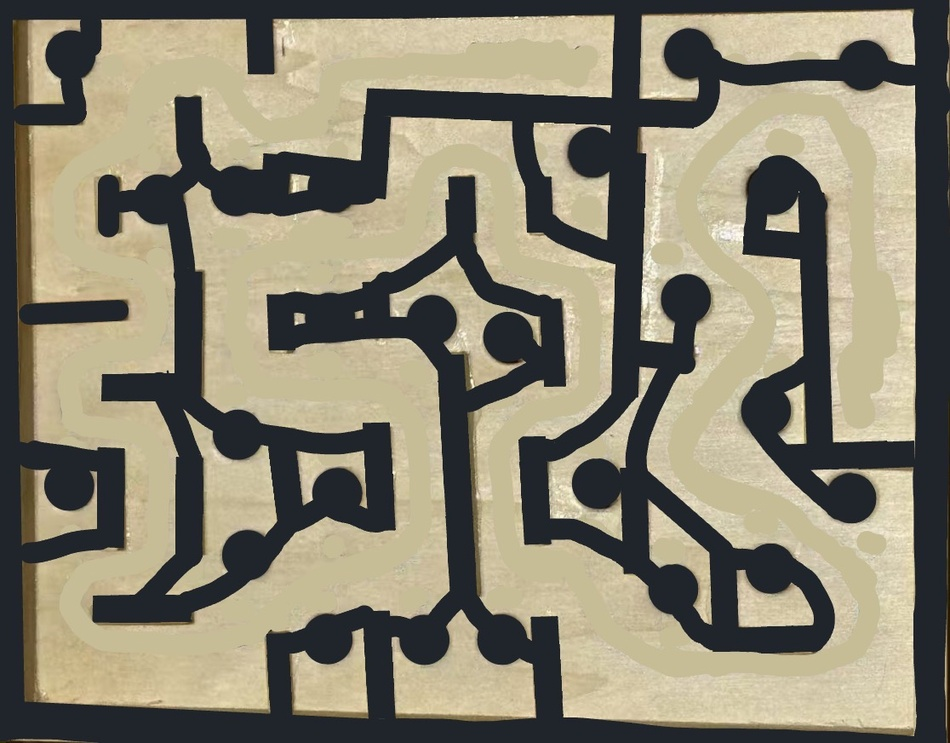
#> input picture pi/image4.jpg, 950 x 743 px, shrunk from 1116 x 872 before the run
$ python -i GUI.py   (imports and definitions only)
#> lines starting #> are read from the running program, lines starting #| are printed output that depends on the picture; after the words box and inside, x2 and y2 are one past the last pixel; in counts of white or black regions, pixels touching at a corner belong together
#> further down, picture is the input picture: shape (743, 950, 3); mean B, G, R 111.6, 130.8, 136.4
import cv2
import tkinter as tk
from tkinter import Label, Button, Entry
from PIL import Image, ImageTk
import numpy as np
import csv
import math
import cv2
import threading
import tkinter as tk
from tkinter import Label, Button
from PIL import Image, ImageTk
import numpy as np
import matplotlib
# [1 line not run here, left out]
import matplotlib.pyplot as plt
from matplotlib.backends.backend_tkagg import FigureCanvasTkAgg
import time
import smbus
from collections import deque
from scipy.spatial import cKDTree
from scipy.interpolate import splprep, splev
import sys
import select

from cv2 import aruco
#Aruco 设置
ARUCO_DICT = aruco.Dictionary_get(aruco.DICT_4X4_50)
ARUCO_PARAMS = aruco.DetectorParameters_create()

# I2C 设置
bus = smbus.SMBus(1)
arduino_address = 0x08

# [5 lines left out: function int16_to_bytes, not called in this run]
'''
def send_two_points_16bit(x1, y1, x2, y2):
    data = int16_to_bytes(x1) + int16_to_bytes(y1) + int16_to_bytes(x2) + int16_to_bytes(y2)
    try:
        bus.write_i2c_block_data(arduino_address, 0x00, data)
        print(f"Sent: ({x1}, {y1}) -> ({x2}, {y2})")
    except Exception as e:
        print(f"I2C Send Error: {e}")
'''
# [14 lines left out: function send_two_points_16bit, not called in this run]

# 参数
INTERPOLATION_COUNT = 2
headidx = 40
lower_red_1 = np.array([0, 120, 20])
upper_red_1 = np.array([10, 255, 120])
lower_red_2 = np.array([170, 120, 20])
upper_red_2 = np.array([180, 255, 120])
lower_black = np.array([0, 0, 0])
upper_black = np.array([180, 255, 80])
last_send_time = 0  # 全局变量，记录上次发送的时间戳
SEND_INTERVAL = 0.04  # 发送间隔 50 毫秒
errors = []  # 用于保存每帧的误差值
timestamps = []  # 保存每帧的时间戳
history_points = deque(maxlen=300)  # 红球历史坐标，用于画轨迹
nearest_points = []  # ✅ 新增记录最近路径点
aruco_corners_dict = {}  # 用于存储四个ArUco marker的角点
aruco_roi_list = [] #ArUco ROI初始化
aruco_centers_dict = {}  # 用于保存每个 ArUco ID 的中心点坐标
last_red_center = None
x__1 = 0
x__2 = 0
y__1 = 0
y__2 = 0

# 实时识别红球位置
# 实时识别红球位置
# [56 lines left out: function detect_red_ball, not called in this run]

def calculate_distance(pt1, pt2):
    return math.hypot(pt1[0] - pt2[0], pt1[1] - pt2[1])


# 路径图层函数
def generate_path_overlay(image):
    '''
    gray = cv2.cvtColor(image, cv2.COLOR_BGR2GRAY)
    blurred = cv2.GaussianBlur(gray, (5, 5), 0)
    edges = cv2.Canny(blurred, 50, 150)
    contours, _ = cv2.findContours(edges, cv2.RETR_TREE, cv2.CHAIN_APPROX_SIMPLE)

    selected_path_image = np.zeros_like(image)

    for cnt in contours:
        area = cv2.contourArea(cnt)
        perimeter = cv2.arcLength(cnt, True)

        # === 洞口过滤逻辑 ===
        if area > 2000:  # 跳过太大的区域，避免识别到洞
            continue
        if cv2.isContourConvex(cnt):  # 跳过闭合环
            continue

        if 50 < area < 1500 and perimeter > 80:
            approx = cv2.approxPolyDP(cnt, 0.02 * perimeter, True)
            if len(approx) > 5:
                cv2.drawContours(selected_path_image, [cnt], -1, (255, 255, 255), 2)


    # 骨架提取
    gray_selected = cv2.cvtColor(selected_path_image, cv2.COLOR_BGR2GRAY)
    _, binary = cv2.threshold(gray_selected, 127, 255, cv2.THRESH_BINARY)
    skeleton = cv2.ximgproc.thinning(binary)
    non_zero_points = np.column_stack(np.where(skeleton > 0))
    '''
    global aruco_corners_dict

    # 基于颜色的黑线掩膜提取路径（避免识别到洞）
    hsv = cv2.cvtColor(image, cv2.COLOR_BGR2HSV)
#> hsv: shape (743, 950, 3); mean H, S, V 51.6, 60.2, 140.1
    black_mask = cv2.inRange(hsv, lower_black, upper_black)
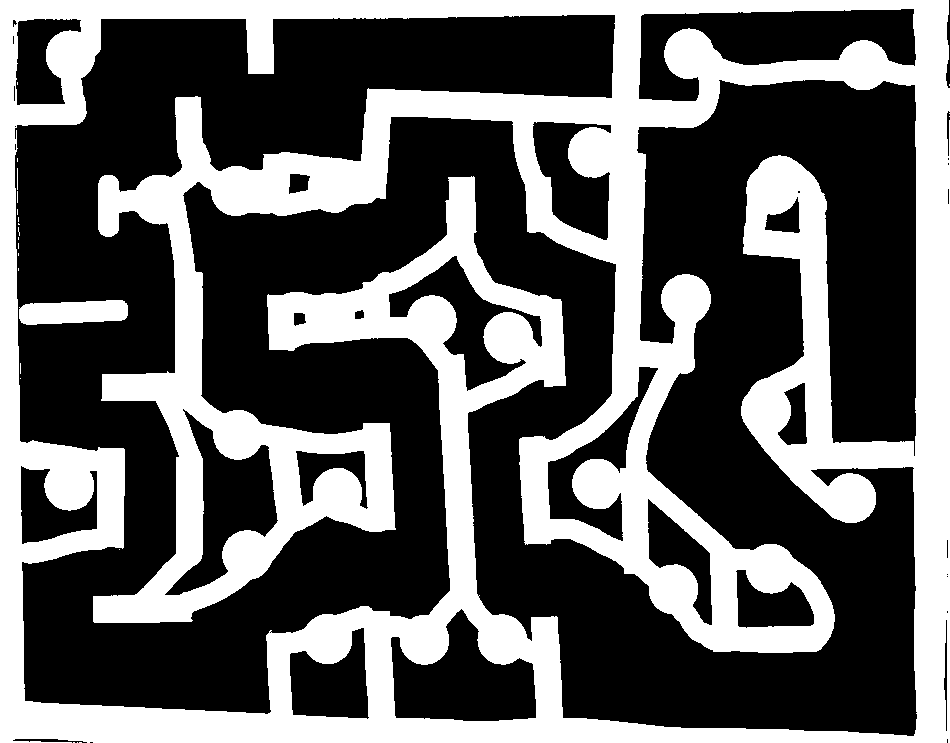
#> black_mask: shape (743, 950); 37.8% white; 23 white regions (20 under 20 px), largest, box (x1, y1, x2, y2) and area: (0, 0, 950, 743) 264624, (19, 300, 128, 325) 2233, (17, 168, 18, 190) 22
    black_mask = cv2.morphologyEx(black_mask, cv2.MORPH_OPEN, np.ones((3, 3), np.uint8))
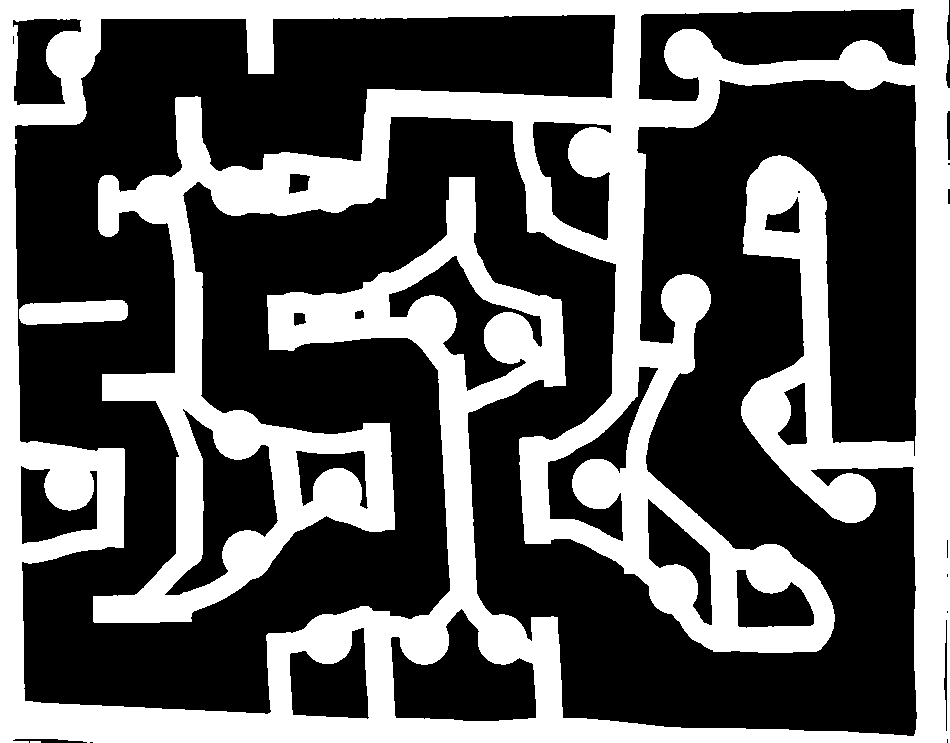
#> black_mask: shape (743, 950); 37.8% white; 3 white regions, box (x1, y1, x2, y2) and area: (0, 0, 950, 743) 264334, (19, 300, 128, 325) 2232, (30, 741, 41, 743) 22

    # 骨架提取（黑线细化）
    skeleton = cv2.ximgproc.thinning(black_mask)
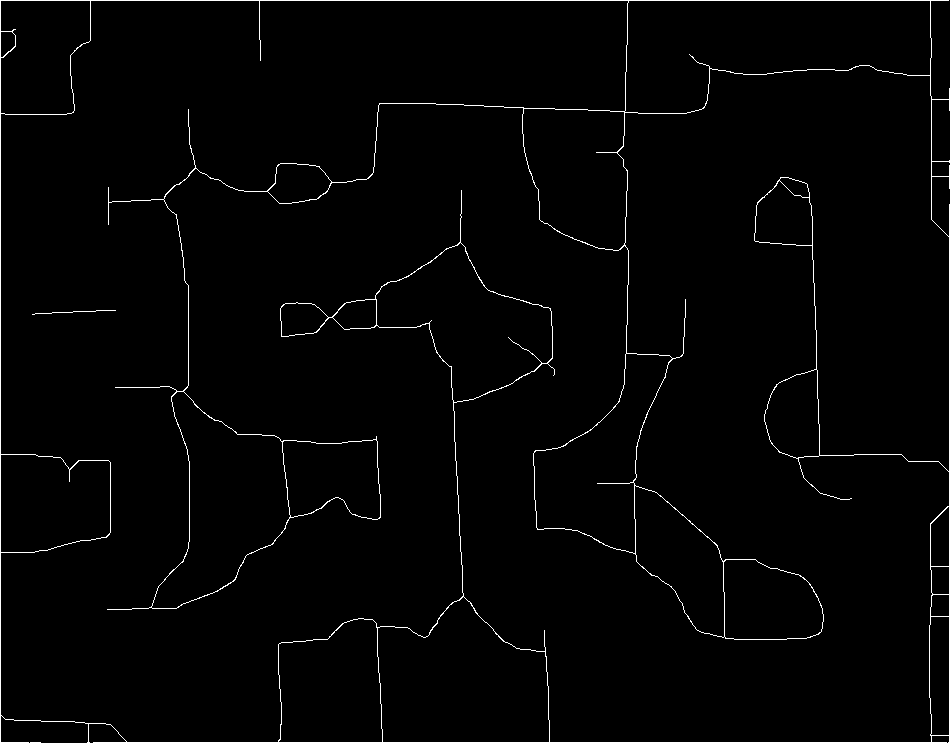
#> skeleton: shape (743, 950); 1.6% white in thin lines or dots
    non_zero_points = np.column_stack(np.where(skeleton > 0))
#> non_zero_points = 11458 pairs, first value 0 to 742, second value 0 to 949

    # 红球检测
    hsv = cv2.cvtColor(image, cv2.COLOR_BGR2HSV)
    red_mask = cv2.bitwise_or(
        cv2.inRange(hsv, lower_red_1, upper_red_1),
        cv2.inRange(hsv, lower_red_2, upper_red_2)
    )
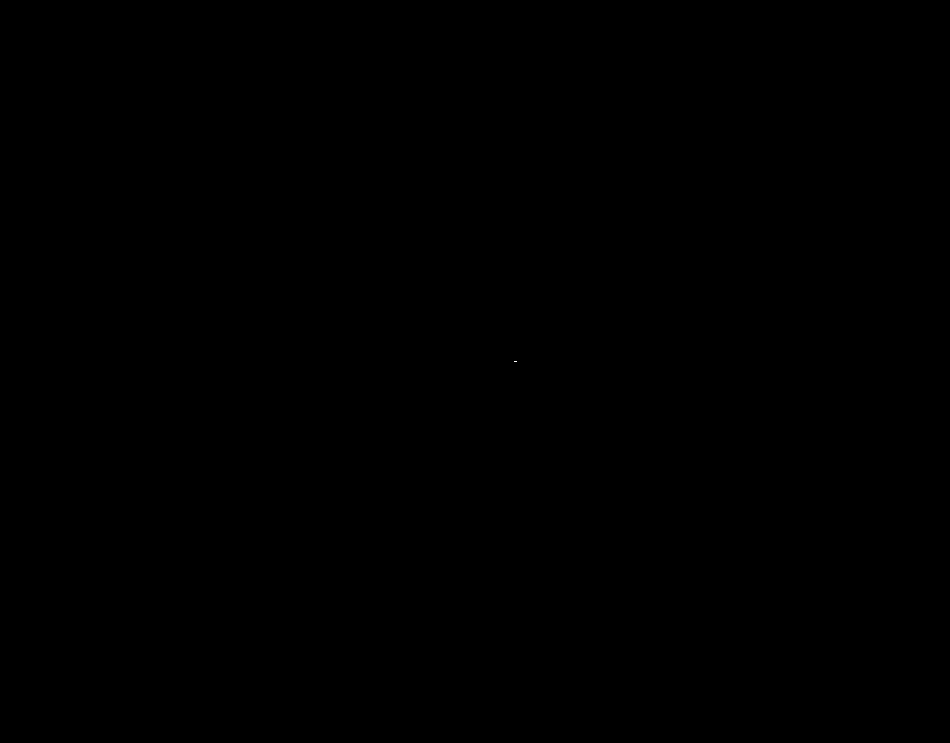
#> red_mask: shape (743, 950); 0% white in thin lines or dots, all inside (x1, y1, x2, y2) = (514, 361, 517, 362)
    red_mask = cv2.morphologyEx(red_mask, cv2.MORPH_OPEN, np.ones((5, 5), np.uint8))
#> red_mask: shape (743, 950); every value is 0
    contours, _ = cv2.findContours(red_mask, cv2.RETR_EXTERNAL, cv2.CHAIN_APPROX_SIMPLE)
#> contours = []

    red_center = None
    max_area = 0
    for cnt in contours:
        area = cv2.contourArea(cnt)
        if area > 100 and area > max_area:
            x, y, w, h = cv2.boundingRect(cnt)
            red_center = (y + h // 2, x + w // 2)
            max_area = area
#> this loop made 0 passes
#> after the loop, max_area = 0

    # fallback 起点：若未识别红球，则使用图像中心最近的骨架点
    if red_center is None:
        print("⚠️ 未检测到红球，自动使用路径骨架上的点作为起点")
        if len(non_zero_points) == 0:
            return image.copy(), None, []
        center_yx = np.array([image.shape[0] // 2, image.shape[1] // 2])
#> center_yx = [371, 475]
        distances = np.linalg.norm(non_zero_points - center_yx, axis=1)
#> distances = 11458 values, max 602.7 at index 0, min 24 at index 5495, mean 351.4
        nearest_idx = np.argmin(distances)
#> nearest_idx = 5495
        red_center = tuple(non_zero_points[nearest_idx])
#> red_center = (371, 451)

    # 稀疏化骨架点
    kdtree = cKDTree(non_zero_points)
    placed_points, used_indices = [], set()
    for idx, point in enumerate(non_zero_points):
        if idx not in used_indices:
            placed_points.append(point)
            used_indices.update(kdtree.query_ball_point(point, r=10))
#> this loop made 11458 passes
#> point on passes 1 to 3: [0, 0], [0, 1], [0, 2]
#> after the loop, placed_points = 1002 pairs, first value 0 to 742, second value 0 to 949; used_indices = 11458 items
    placed_points = np.array(placed_points)

    # 从红球起点出发构建有序路径
    all_points = placed_points.tolist()
#> all_points has the same summary as placed_points
    ordered_path = [red_center]
#> ordered_path = [(371, 451)]
    used = set()
    current_point = red_center
#> current_point = (371, 451)
    kdtree_path = cKDTree(all_points)

    while True:
        distances, indices = kdtree_path.query(current_point, k=len(all_points))
        next_point = None
        for idx in indices:
            candidate = tuple(all_points[idx])
            if candidate not in used and calculate_distance(current_point, candidate) < 30:
            #if candidate not in used and calculate_distance(current_point, candidate) < 120:
                next_point = candidate
                break
        if next_point is None:
            break
        ordered_path.append(next_point)
        used.add(next_point)
        current_point = next_point
#> after the loop, ordered_path = 29 pairs, first value 190 to 376, second value 376 to 461; used = 28 items

    # 插值生成 refined_path
    refined_path = []
    for i in range(len(ordered_path) - 1):
        p1 = np.array(ordered_path[i])
        p2 = np.array(ordered_path[i + 1])
        refined_path.append(tuple(p1))
        for j in range(1, INTERPOLATION_COUNT + 1):
            ratio = j / (INTERPOLATION_COUNT + 1)
            new_point = tuple(((1 - ratio) * p1 + ratio * p2).astype(int))
            refined_path.append(new_point)
#> this loop made 28 passes
#> (p1, p2) on passes 1 to 12: ([371, 451], [376, 451]), ([376, 451], [366, 450]), ([366, 450], [359, 442]), ([359, 442], [350, 436]), ([350, 436], [340, 433]), ([340, 433], [330, 430]), ([330, 430], [320, 431]), ([320, 431], [325, 420]), ([325, 420], [327, 407]), ([327, 407], [327, 396]), ([327, 396], [327, 385]), ([327, 385], [322, 376])
#> after the loop, refined_path = 84 pairs, first value 193 to 376, second value 376 to 461
    refined_path.append(tuple(ordered_path[-1]))

    # ✅ ✅ ✅ 在这里插入 spline 平滑部分 ✅ ✅ ✅
    if len(refined_path) >= 4:
        try:
            path_array = np.array(refined_path)
#> path_array = 85 pairs, first value 190 to 376, second value 376 to 461
            y_points, x_points = path_array[:, 0], path_array[:, 1]
#> y_points = 85 values, max 376 at index 3, min 190 at index 84, mean 293.5; x_points = 85 values, max 461 at index 78, min 376 at index 36, mean 424

            from scipy.interpolate import splprep, splev
            tck, u = splprep([x_points, y_points], s=1000, k=3)
#> tck = [[0, 0, 0, 0, 0.221, 0.367, 0.483, 0.747, 1, 1, 1, 1], [[452.7, 440.5, 441.1, 386.6, 363.8, 454.6, 465.6, 459.5], [376.5, 361.9, 317.6, 331.2, 287.8, 256.3, 223.6, 187.6]], 3]; u = 85 values from 0 to 1
            u_fine = np.linspace(0, 1, len(refined_path) * 5)
#> u_fine = 425 values from 0 to 1
            x_smooth, y_smooth = splev(u_fine, tck)
#> x_smooth = 425 values, max 461.9 at index 397, min 376.5 at index 199, mean 423; y_smooth = 425 values, max 376.5 at index 0, min 187.6 at index 424, mean 291.5
            refined_path = [(int(y), int(x)) for x, y in zip(x_smooth, y_smooth)]
#> refined_path = 425 pairs, first value 187 to 376, second value 376 to 461
        except Exception as e:
            print(f"⚠️ B样条拟合失败，保留原始插值路径。原因: {e}")
    else:
        print("⚠️ 路径点数不足，无法执行 B样条平滑")

    # ✅ 保留路径可视化
    overlay = image.copy()
    for i in range(len(refined_path) - 1):
        cv2.line(overlay, (refined_path[i][1], refined_path[i][0]),
                      (refined_path[i + 1][1], refined_path[i + 1][0]), (0, 255, 255), 1)
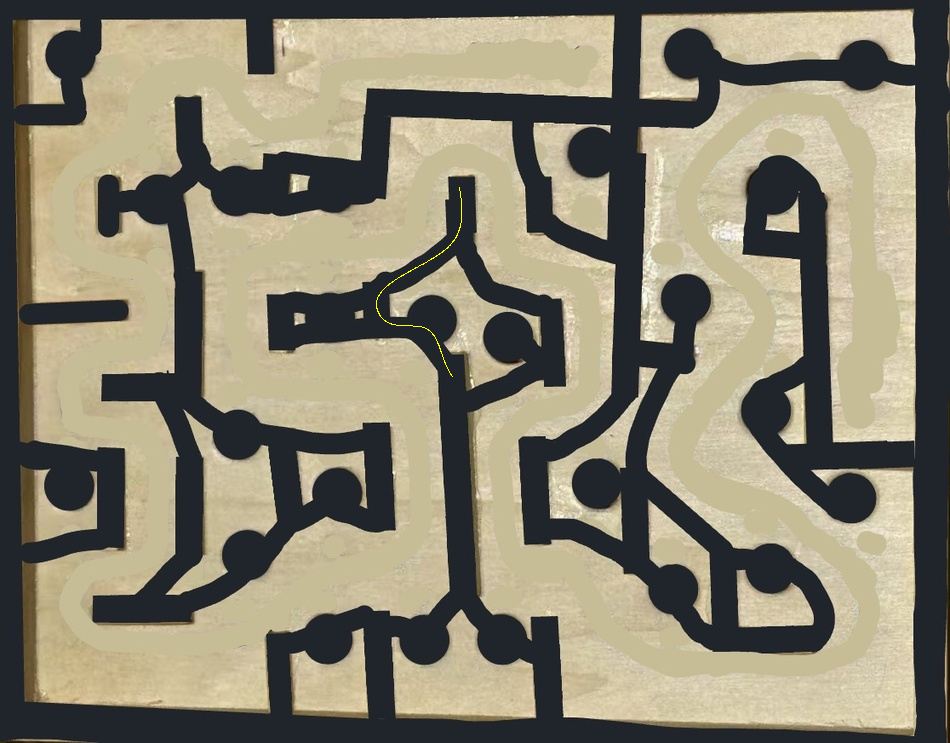
#> overlay: shape (743, 950, 3); 0.04% of pixels changed, all inside (x1, y1, x2, y2) = (376, 187, 462, 377)

    # === [ArUco 检测逻辑，并且设置四个ROI]  ===
    aruco_roi_list.clear()#清理可能残留的ROI信息
    margin = 80 #设置控制用于检测ArUco的ROI大小的变量
    gray = cv2.cvtColor(image, cv2.COLOR_BGR2GRAY)
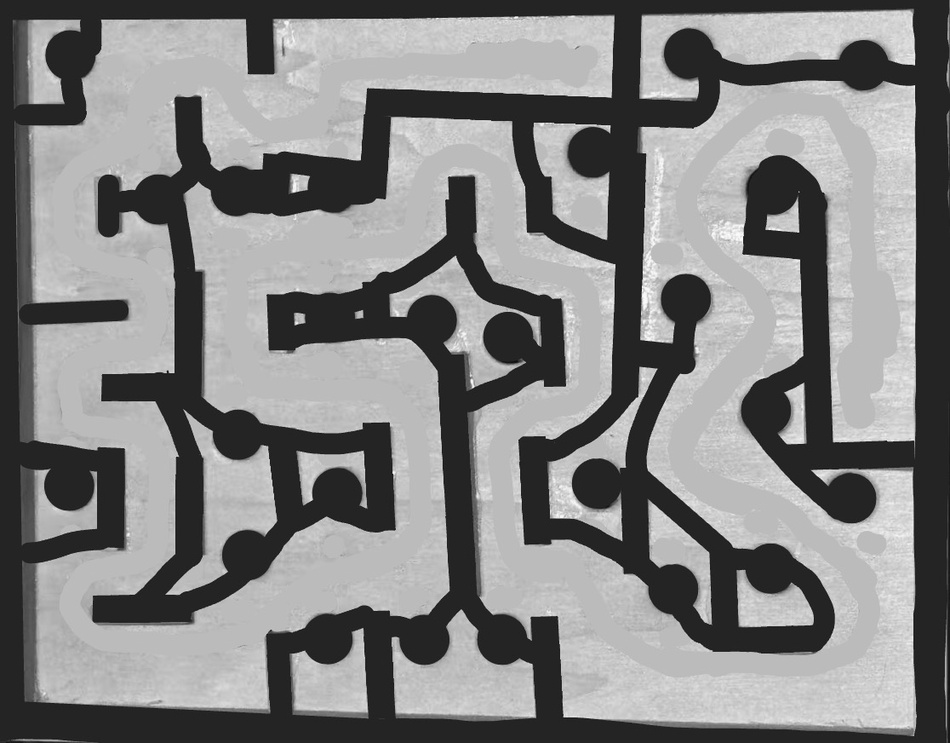
#> gray: shape (743, 950); min 6, max 254, mean 130.2
    corners, ids, _ = aruco.detectMarkers(gray, ARUCO_DICT, parameters=ARUCO_PARAMS)
#> corners = (); ids = None
    if ids is None:
        print("路线检测时没有检测到 任何ArUco")
        return overlay, red_center, refined_path
    else:
        for i, marker_id in enumerate(ids.flatten()):
            if 0 <= marker_id <= 3:
                pts = corners[i][0]  # shape: (4, 2)
                aruco_corners_dict[marker_id] = pts
                x_min = max(0, int(np.min(pts[:, 0])) - margin)
                x_max = min(image.shape[1], int(np.max(pts[:, 0])) + margin)
                y_min = max(0, int(np.min(pts[:, 1])) - margin)
                y_max = min(image.shape[0], int(np.max(pts[:, 1])) + margin)
                aruco_roi_list.append((marker_id, (x_min, x_max, y_min, y_max)))

    if len(aruco_roi_list) < 4:
        print("⚠️ 检测到的 ArUco 不完整，可能不包含全部 0~3")
    else:
        print("✅ 初始 ArUco ROI 区域提取完成")

    if ids is not None:
        aruco.drawDetectedMarkers(overlay, corners, ids)
        for i, marker_id in enumerate(ids.flatten()):
            pts = corners[i][0]
            cx = int(np.mean(pts[:, 0]))
            cy = int(np.mean(pts[:, 1]))
            cv2.circle(overlay, (cx, cy), 4, (0, 255, 0), -1)
            cv2.putText(overlay, f"ID: {marker_id}", (cx + 10, cy - 10),
                        cv2.FONT_HERSHEY_SIMPLEX, 0.5, (0, 255, 0), 1)

    return overlay, red_center, refined_path
#将四个角坐标转换为中心坐标
# [139 lines left out: functions get_aruco_centers, compute_homography_from_aruco, detect_aruco_and_update, detect_aruco_and_map_red_ball, map_path_to_aruco_plane_coords, inverse_homography_point, not called in this run]


class ThreadedCamera:
    # [17 lines left out: functions __init__, update_frame, not called in this run]

    def read(self):
        with self.lock:
            return self.ret, self.frame.copy() if self.frame is not None else (False, None)

    # [4 lines left out: function release, not called in this run]


class RedBallTrackerGUI:
    # [221 lines left out: functions __init__, start_system, generate_path, regenerate_path, reset_errors, stop_system and 3 more, not called in this run]

# 启动 GUI
# [3 lines not run here, left out]

>>> import cv2
>>> picture = cv2.imread('image4.jpg')
>>> result = generate_path_overlay(picture)
